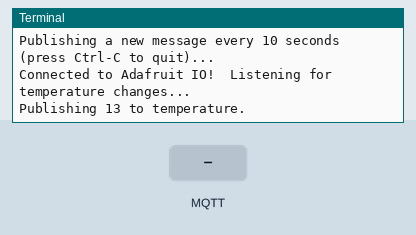
The program below on a simulated Raspberry Pi (BCM pin numbers). On the bench: the last lines printed to the terminal. Inputs (shaded band) come from the test bench. No MQTT or app messages arrive unless stated.

Above: at 1.3 s.
1.4 s: MQTT message "1" arrives on the first subscribed topic
At 1.7 s:
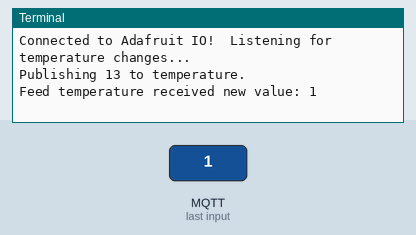
2.9 s: MQTT message "on" arrives on the first subscribed topic
At 4.1 s:
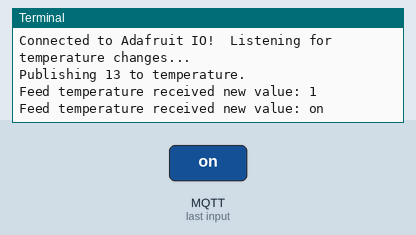
4.4 s: MQTT message "off" arrives on the first subscribed topic
At 5.2 s:
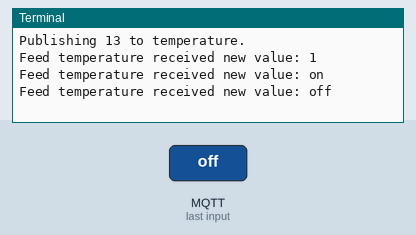

The program:

subscribe.py
```python
import sys
import time
from Adafruit_IO import MQTTClient

# Set to your Adafruit IO key.
ADAFRUIT_IO_KEY = 'f0dd74b723d90a2ca81a2fc6af57c5e0dc6982e4'
ADAFRUIT_IO_USERNAME = 'mtcnxd'

# Set to the ID of the feed to subscribe to for updates.
FEED_ID = 'temperature'


# Define callback functions which will be called when certain events happen.
def connected(client):
    # Connected function will be called when the client is connected to Adafruit IO.
    # This is a good place to subscribe to feed changes.  The client parameter
    # passed to this function is the Adafruit IO MQTT client so you can make
    # calls against it easily.
    print('Connected to Adafruit IO!  Listening for {0} changes...'.format(FEED_ID))
    client.subscribe(FEED_ID)

def subscribe(client, userdata, mid, granted_qos):
    # This method is called when the client subscribes to a new feed.
    print('Subscribed to {0} with QoS {1}'.format(FEED_ID, granted_qos[0]))

def disconnected(client):
    # Disconnected function will be called when the client disconnects.
    print('Disconnected from Adafruit IO!')
    sys.exit(1)

def message(client, feed_id, payload):
    # Message function will be called when a subscribed feed has a new value.
    # The feed_id parameter identifies the feed, and the payload parameter has
    # the new value.
    print('Feed {0} received new value: {1}'.format(feed_id, payload))


# Create an MQTT client instance.
client = MQTTClient(ADAFRUIT_IO_USERNAME, ADAFRUIT_IO_KEY)

# Setup the callback functions defined above.
client.on_connect    = connected
client.on_disconnect = disconnected
client.on_message    = message
client.on_subscribe  = subscribe

client.connect()

# client.publish('temperature', 'Connected')

# Start a message loop that blocks forever waiting for MQTT messages to be
# received.  Note there are other options for running the event loop like doing
# so in a background thread--see the mqtt_client.py example to learn more.

# client.loop_blocking()

# The first option is to run a thread in the background so you can continue
# doing things in your program.

client.loop_background()

# Now send new values every 10 seconds.

print('Publishing a new message every 10 seconds (press Ctrl-C to quit)...')
while True:
    value = 13
    print('Publishing {0} to temperature.'.format(value))
    client.publish('temperature', value)
    time.sleep(10)
```

Measured:
- after the input at 1.4 s, the terminal: prints a new line at once (image 1)
- after the input at 2.9 s, the terminal: prints a new line at once (image 2)
- after the input at 4.4 s, the terminal: prints a new line at once (image 3)
